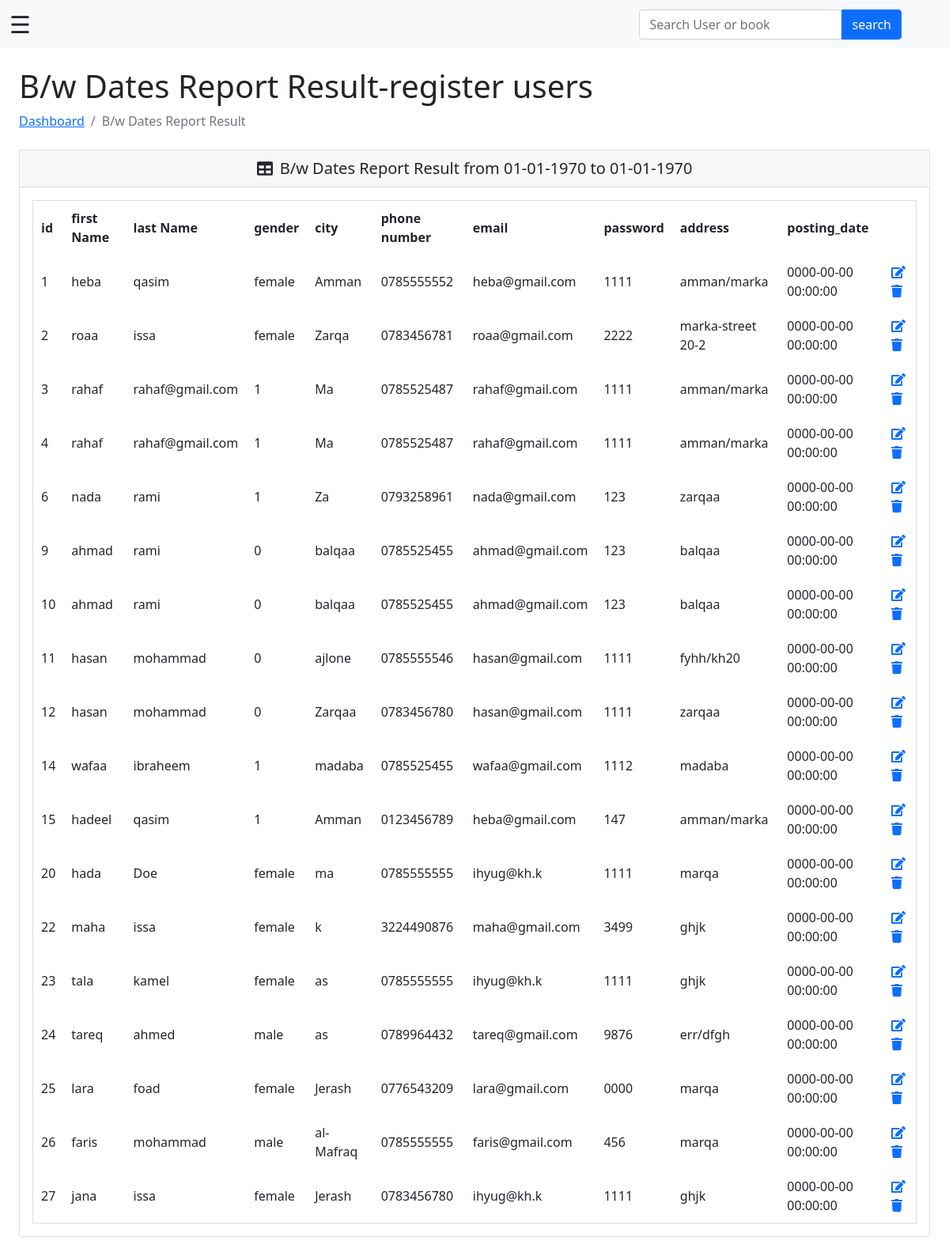
Page /admin/bedata-report-result.php on the committed database.
### tables this page shows
CREATE TABLE `users` (
  `id` int(10) NOT NULL,
  `fname` varchar(255) NOT NULL,
  `lname` varchar(255) NOT NULL,
  `gender` varchar(50) NOT NULL,
  `city` varchar(255) NOT NULL,
  `cell` varchar(255) NOT NULL,
  `email` varchar(255) NOT NULL,
  `password` varchar(255) NOT NULL,
  `address` varchar(255) NOT NULL,
  `posting_date` timestamp NOT NULL DEFAULT CURRENT_TIMESTAMP
);

### admin/bedata-report-result.php (the view, shortened to what this page needs)
<?php session_start();
$conn8 = mysqli_connect("localhost", "root", "", "projectfinal55");
mysqli_set_charset($conn8, "utf8");
?>
<!DOCTYPE html>
<html lang="en">
<head>
</head>
<body class="sb-nav-fixed">
    <?php include_once('navbar.php'); ?>
    <div id="layoutSidenav">
        <div id="layoutSidenav_content">
            <main>
                <div class="container-fluid px-4">
                    <h1 class="mt-4">B/w Dates Report Result-register users</h1>
                    <ol class="breadcrumb mb-4">
                        <li class="breadcrumb-item"><a href="dashboard.php">Dashboard</a></li>
                        <li class="breadcrumb-item active">B/w Dates Report Result</li>
                    </ol>
                    <div class="card mb-4">
                        <div class="card-header" align="center" style="font-size:20px;">
                            <i class="fas fa-table me-1"></i>
                            <?php
                            $fdate = $_POST['fromdate'];
                            $tdate = $_POST['todate'];
                            ?>
                            B/w Dates Report Result from <?php echo date("d-m-Y", strtotime($fdate)); ?> to <?php echo date("d-m-Y", strtotime($tdate)); ?>
                        </div>
                        <div class="card-body">
                            <table id="datatablesSimple">
                                <thead>
                                    <tr>
                                        <th>id</th>
                                        <th>first Name</th>
                                        <th> last Name</th>
                                        <th> gender</th>
                                        <th>city</th>
                                        <th>phone number</th>
                                        <th>email</th>
                                        <th>password</th>
                                        <th>address</th>
                                        <th>posting_date</th>
                                    </tr>
                                </thead>
                                <tbody>
                                    <?php $ret = mysqli_query($conn8, "select * from users where date(posting_date) between '$fdate' and '$tdate'");
                                    while ($row = mysqli_fetch_array($ret)) { ?>
                                        <tr>
                                            <td><?php echo $row['id']; ?></td>
                                            <td><?php echo $row['fname']; ?></td>
                                            <td><?php echo $row['lname']; ?></td>
                                            <td><?php echo $row['gender']; ?></td>
                                            <td><?php echo $row['city']; ?></td>
                                            <td><?php echo $row['cell']; ?></td>
                                            <td><?php echo $row['email']; ?></td>
                                            <td><?php echo $row['password']; ?></td>
                                            <td><?php echo $row['address']; ?></td>
                                            <td><?php echo $row['posting_date']; ?></td>
                                            <td>
                                                <a href="user-profile.php?uid=<?php echo $row['id']; ?>">
                                                    <i class="fas fa-edit"></i></a>
                                                <a href="manage-users.php?id=<?php echo $row['id']; ?>" onClick="return confirm('Do you really want to delete');"><i class="fa fa-trash" aria-hidden="true"></i></a>
                                            </td>
                                        </tr>
                                    <?php
                                    } ?>
                                </tbody>
                            </table>
                        </div>
                    </div>
                </div>
            </main>
        </div>
    </div>
</body>
</html>

### admin/navbar.php (shortened to what this page needs)
<!DOCTYPE html>
<html lang="en">
<head>
    <link href="https://cdn.jsdelivr.net/npm/bootstrap@5.1.3/dist/css/bootstrap.min.css" rel="stylesheet">
    <link rel="stylesheet" href="https://cdnjs.cloudflare.com/ajax/libs/font-awesome/6.1.1/css/all.min.css">
</head>
<body>
    <nav class="navbar navbar-expand-lg navbar-light bg-light xx">
        <div class="container-fluid">
            <div class="collapse navbar-collapse" id="navbarSupportedContent">
                <ul class="navbar-nav me-auto mb-2 mb-lg-0">
                    <div id="main">
                        <span style="font-size:30px;cursor:pointer" onclick="openNav()">&#9776; </span>
                    </div>
                    <li class="nav-item dropdown">
                        <a class="nav-link dropdown-toggle" href="#" id="navbarDropdown" role="button" data-bs-toggle="dropdown" aria-expanded="false">
                        </a>
                    </li>
                </ul>
                <form class="d-none d-md-inline-block form-inline ms-auto me-0 me-md-5 my-5 my-md-0" method="post" action="search-result.php">
                    <div class="input-group">
                        <input class="form-control" type="text" placeholder="Search User or book" title="Search User or book " aria-describedby="btnNavbarSearch" name="searchkey" />
                        <button class="btn btn-primary" id="btnNavbarSearch" type="submit">search</button>
                    </div>
                </form>
            </div>
        </div>
    </nav>
</body>
</html>

### admin/bedata-report-result.php (style rules this page uses)
table, tr, td { border: 1px solid #ddd; text-align: left; }
table { border-collapse: collapse; width: 100%; }
th, td { padding: 10px; }

### admin/navbar.php (style rules this page uses)
#main { transition: margin-left .5s; }
.dropdown { left: 890px; }

### rows in the picture
users: id "1", fname "heba", lname "qasim", gender "female", city "Amman", cell "0785555552", email "heba@gmail.com", password "1111", address "amman/marka", posting_date "0000-00-00 00:00:00"
users: id "2", fname "roaa", lname "issa", gender "female", city "Zarqa", cell "0783456781", email "roaa@gmail.com", password "2222", address "marka-street 20-2", posting_date "0000-00-00 00:00:00"
users: id "3", fname "rahaf", lname "rahaf@gmail.com", gender "1", city "Ma", cell "0785525487", email "rahaf@gmail.com", password "1111", address "amman/marka", posting_date "0000-00-00 00:00:00"
users: id "4", fname "rahaf", lname "rahaf@gmail.com", gender "1", city "Ma", cell "0785525487", email "rahaf@gmail.com", password "1111", address "amman/marka", posting_date "0000-00-00 00:00:00"
users: id "6", fname "nada", lname "rami", gender "1", city "Za", cell "0793258961", email "nada@gmail.com", password "123", address "zarqaa", posting_date "0000-00-00 00:00:00"
users: id "9", fname "ahmad", lname "rami", gender "0", city "balqaa", cell "0785525455", email "ahmad@gmail.com", password "123", address "balqaa", posting_date "0000-00-00 00:00:00"
users: id "10", fname "ahmad", lname "rami", gender "0", city "balqaa", cell "0785525455", email "ahmad@gmail.com", password "123", address "balqaa", posting_date "0000-00-00 00:00:00"
users: id "11", fname "hasan", lname "mohammad", gender "0", city "ajlone", cell "0785555546", email "hasan@gmail.com", password "1111", address "fyhh/kh20", posting_date "0000-00-00 00:00:00"
users: id "12", fname "hasan", lname "mohammad", gender "0", city "Zarqaa", cell "0783456780", email "hasan@gmail.com", password "1111", address "zarqaa", posting_date "0000-00-00 00:00:00"
users: id "14", fname "wafaa", lname "ibraheem", gender "1", city "madaba", cell "0785525455", email "wafaa@gmail.com", password "1112", address "madaba", posting_date "0000-00-00 00:00:00"
users: id "15", fname "hadeel", lname "qasim", gender "1", city "Amman", cell "0123456789", email "heba@gmail.com", password "147", address "amman/marka", posting_date "0000-00-00 00:00:00"
users: id "20", fname "hada", lname "Doe", gender "female", city "ma", cell "0785555555", email "ihyug@kh.k", password "1111", address "marqa", posting_date "0000-00-00 00:00:00"
users: id "22", fname "maha", lname "issa", gender "female", city "k", cell "3224490876", email "maha@gmail.com", password "3499", address "ghjk", posting_date "0000-00-00 00:00:00"
users: id "23", fname "tala", lname "kamel", gender "female", city "as", cell "0785555555", email "ihyug@kh.k", password "1111", address "ghjk", posting_date "0000-00-00 00:00:00"
users: id "24", fname "tareq", lname "ahmed", gender "male", city "as", cell "0789964432", email "tareq@gmail.com", password "9876", address "err/dfgh", posting_date "0000-00-00 00:00:00"
users: id "25", fname "lara", lname "foad", gender "female", city "Jerash", cell "0776543209", email "lara@gmail.com", password "0000", address "marqa", posting_date "0000-00-00 00:00:00"
users: id "26", fname "faris", lname "mohammad", gender "male", city "al-Mafraq", cell "0785555555", email "faris@gmail.com", password "456", address "marqa", posting_date "0000-00-00 00:00:00"
users: id "27", fname "jana", lname "issa", gender "female", city "Jerash", cell "0783456780", email "ihyug@kh.k", password "1111", address "ghjk", posting_date "0000-00-00 00:00:00"

### other values in the picture
date("d-m-Y", strtotime($fdate)) "01-01-1970"
date("d-m-Y", strtotime($tdate)) "01-01-1970"
